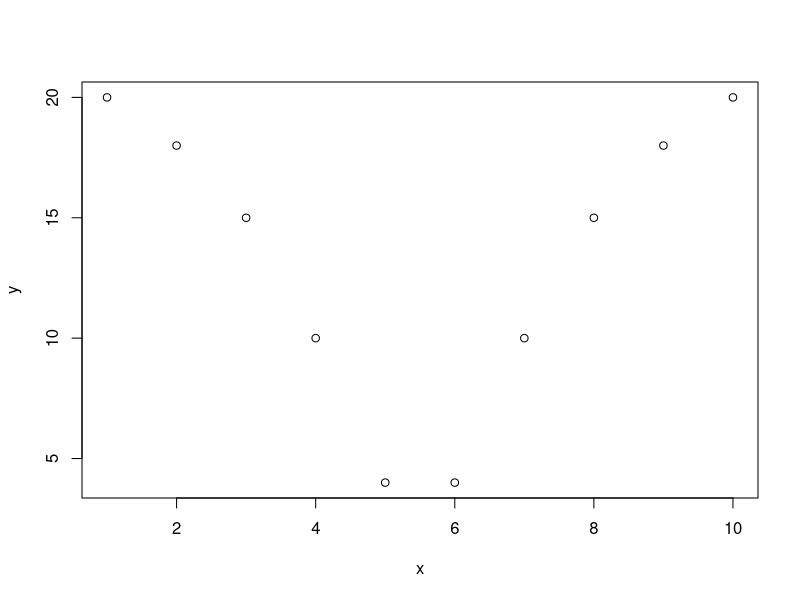
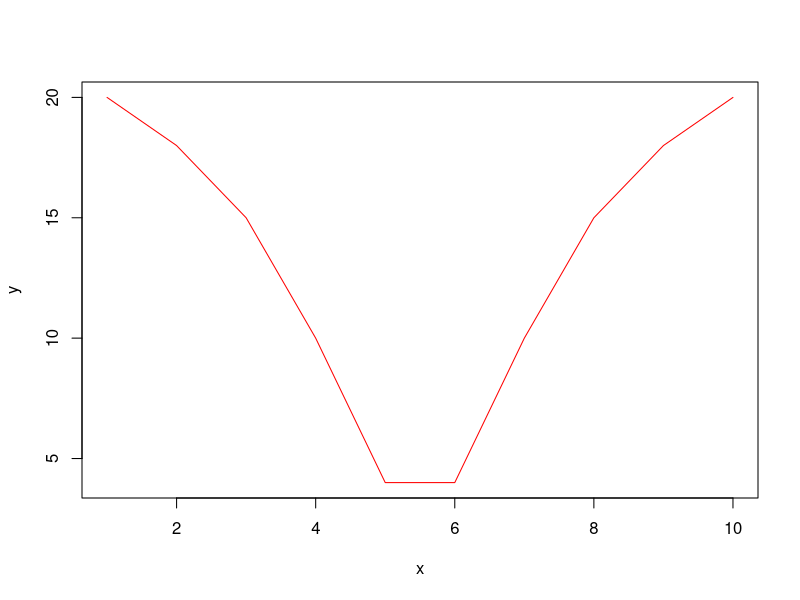
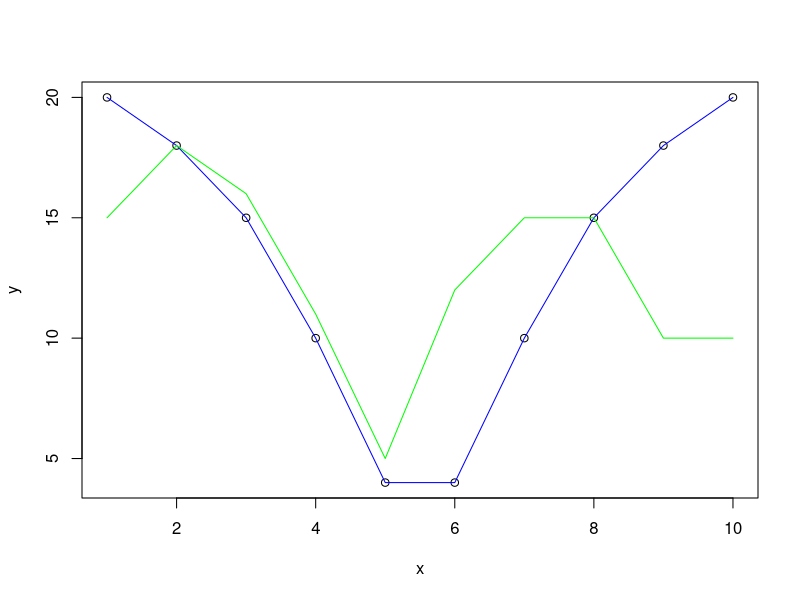

Recreate these plots in R, in order.
#read ?vector and ?c

?c
?vector

#Combine 1, 34, 194, 7

a <- c(1, 34, 194, 7)

a

#Each position

a[1]
a[2]
a[3]
a[4]

#Positions 2 and 3

a[c(2,3)]

#Operations

a[2]-a[4]

#How many are above 100?
a > 100

#Create vector of characters

cvec <- c("Ottawa", "Madrid", "London", "Tokio")

#Positions
cvec[1]
cvec[2]
cvec[3]
cvec[4]


#Add names to the vector

names(a)
names(a) <- cvec
names(a)

a


a["Tokio"]


a["Madrid"]-a["Ottawa"]
#Did you see something strange?

max(a)

which(a==194)

which(a==max(a))

#Sum (1,2,3) + (4,5,6)

bdayW <- c(17, 6, 1984) 

date <- c("Day", "Month", "Year")

names(bdayW) <- date

bdayW["Month"]


bdayS <- c(30,5,2006)
names(bdayS) <- date

#To check who is older we can compare the year of their birthdays

bdayW["Year"] < bdayS["Year"]


#Be careful! This is not equivalent to this

bdayW["Year"] > bdayS["Year"]

#Let's illustrate this with an example

bdayA <- c(1,4,1984)
names(bdayA) <- date

#check
bdayA["Year"] < bdayW["Year"]
bdayA["Year"] > bdayW["Year"]

#both are false

bdayA["Year"] == bdayW["Year"]



#Alternative
bdayA <- c(1,"April",1984)
bdayW <- c(17,"June",1984)

bdayA
bdayW

?as.Date

#Operations with vectors

c(1,2,3)+c(3,4,5)

#Be careful with vectors of different length. Sum (1,2,3) + (4,5,6,7,8)

c(1,2,3)+c(4,5,6,7,8)





#More operations with vectors
#Assign a vector to a

a <- c(1,2,4,8)

#Multiply a vector by a number

2*a

#Multiply two vectors

b <- c(0,-1,4,6)

a*b

#Sign b
sign(b)

#Check position 3 of the vector
a[3]



#check which positions of a vector are bigger than 5

a > 5

#write the elements that are bigger than 5

a[a>5]


#Ask which positions of a vector satisfy a condition
which(a>5)


#Other ways of creating vectors

a <- 1:10
a
#Sequence

a <- seq(2,100,2)



#Go back to lecture 1

x <- c(1,2,3,4,5,6,7,8,9,10)
y <- c(20, 18, 15, 10, 4, 4, 10, 15, 18, 20)

#Plot x and y

plot(x,y)

#plot x and y with lines and color red
plot(x,y, "l", col="red")

#make the points and lines in blue
plot(x,y)
lines(x,y, col="blue")

#With lines we can add another trajectory to the plot
y2 <- c(15, 18, 16, 11, 5, 12, 15, 15, 10, 10)
lines(x,y2, col="green")



#Mean of a vector
a <- c(1,3,8)
mean(a)

#sum of a
sum(a)

#standard deviation

sd(a)

b <- c(2,4,2)

t.test(a,b)


#Another example (because no one likes p-values > 0.05)

a <- c(1,2,3)


b <- c(100,101, 100)

t.test(a,b)

class(t.test(a,b))

t <- t.test(a,b)
class(t)


#concatenate the two vectors
c <- c(a,b)
c


#More ways of creating a vector

rep("gold", 7)

c(rep("gold",5), rep(c("green", "blue"),5))



?vector

#create a numeric vector of length 10
vector(mode="numeric", length=10)

#create a character vector of length 10
vector(mode="character", length=6)

#create a logical vector of length 10
vector(mode="logical", length=12)